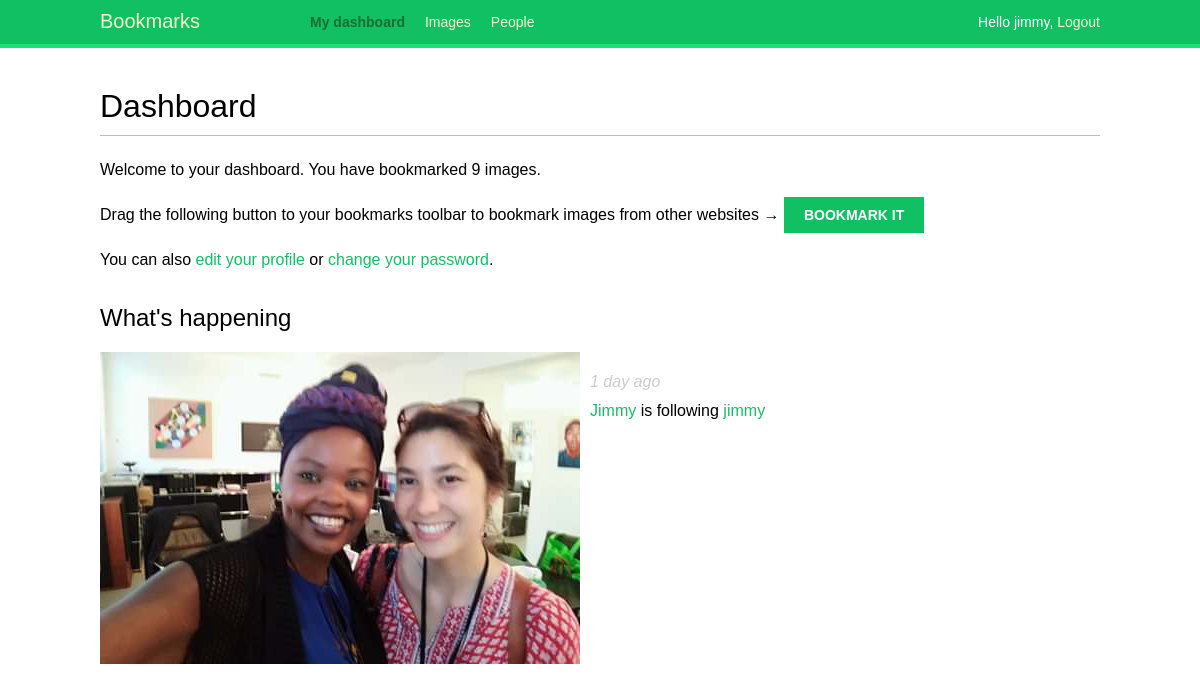
The app's page /account/ (signed in) with its own data.
### actions/models.py (models this page shows)
class Action(models.Model):
    user = models.ForeignKey('auth.User',
                             related_name='actions',
                             db_index=True,
                             on_delete=models.CASCADE)
    verb = models.CharField(max_length=255)
    target_ct = models.ForeignKey(ContentType,
                                  blank=True,
                                  null=True,
                                  related_name='target_obj',
                                  on_delete=models.CASCADE)
    target_id = models.PositiveIntegerField(null=True,
                                            blank=True,
                                            db_index=True)
    target = GenericForeignKey('target_ct', 'target_id')
    created = models.DateTimeField(auto_now_add=True,
                                   db_index=True)
    class Meta:
        ordering = ('-created',)

### account/views.py (the view)
# urls.py: path('', views.dashboard, name='dashboard'),
@login_required  #The login_required decorator checks whether the current user is authenticated
def dashboard(request):
    actions = Action.objects.exclude(user=request.user)
    following_ids = request.user.following.values_list('id',
                                                       flat=True)
    if following_ids:
        actions = actions.filter(user_id__in=following_ids)
    actions = actions.select_related('user', 'user__profile')\
                     .prefetch_related('target')[:10] #user__profile to join the Profile table in a single SQL query and if no arguments is passed to it, it will retrieve objects from all ForeignKey relationships.
    return render(request,
                    'accounts/dashboard.html',
                    {'section': 'dashboard',
                    'actions': actions})

### account/templates/accounts/dashboard.html (shortened to what this page needs)
{% extends "base.html" %}
{% block content %}
  <h1>Dashboard</h1>
  {% with total_images_created=request.user.images_created.count %}
    <p>Welcome to your dashboard. You have bookmarked {{ total_images_created }} image{{ total_images_created|pluralize }}.</p>
  {% endwith %}
  <p>Drag the following button to your bookmarks toolbar to bookmark images from other websites → <a href="javascript:{% include "bookmarklet_launcher.js" %}" class="button">Bookmark it</a><p>
  <p>You can also <a href="{% url "edit" %}">edit your profile</a> or <a href="{% url "password_change" %}">change your password</a>.<p>
    <h2>What's happening</h2>
    <div id="action-list">
      {% for action in actions %}
        {% include "actions/action/detail.html" %}
      {% endfor %}
    </div>
{% endblock %}

### account/templates/base.html (shortened to what this page needs)
{% load static %}
<!DOCTYPE html>
<html>
<head>
<link href="{% static "css/base.css" %}" rel="stylesheet">
</head>
<body>
<div id="header">
    <span class="logo">Bookmarks</span>
    {% if request.user.is_authenticated %}
    <ul class="menu">
        <li {% if section == "dashboard" %} class="selected" {% endif %}>
            <a href="{% url "dashboard" %}">My dashboard</a>
        </li>
        <li {% if section == "images" %}class="selected"{% endif %}>
            <a  href="{% url "images:list" %}">Images</a>
            </li>
            <li {% if section == "people" %}class="selected"{% endif %}>
            <a href="{% url "user_list" %}">People</a>
            </li>
    </ul>
    {% endif %}
    <span class="user">
        {% if request.user.is_authenticated %}
        Hello {{ request.user.username }},
        <a href="{% url "logout" %}">Logout</a>
        {% else %}
        <a href="{% url "login" %}">Log-in</a>
        {% endif %}
    </span>
</div>
<div id="content">
{% block content %}
{% endblock %}
</div>
</body>
</html>

### actions/templates/actions/action/detail.html (shortened to what this page needs)
{% load thumbnail %}
{% with user=action.user profile=action.user.profile %}
<div class="action">
  <div class="images">
    {% if profile.photo %}
      {% thumbnail user.profile.photo "80x80" crop="100%" as im %}
      <a href="{{ user.get_absolute_url }}">
        <img src="{{ im.url }}" alt="{{ user.get_full_name }}"
         class="item-img">
      </a>
    {% endif %}
  </div>
  <div class="info">
    <p>
      <span class="date">{{ action.created|timesince }} ago</span>
      <br />
      <a href="{{ user.get_absolute_url }}">
        {{ user.first_name }}
      </a>
      {{ action.verb }}
      {% if action.target %}
        {% with target=action.target %}
          <a href="{{ target.get_absolute_url }}">{{ target }}</a>
        {% endwith %}
      {% endif %}
    </p>
  </div>
</div>
{% endwith %}

### account/static/css/base.css (style rules this page uses)
body { margin:0; padding:0; font-family:helvetica, sans-serif; }
p { line-height: 1.8; }
a { color:#12c064; text-decoration:none; }
h1, h2, h3, h4, h5 , h6 { font-family: 'Muli', sans-serif; font-weight:normal; }
h1 { border-bottom:1px solid #bbb; padding:0 0 10px 0; margin:10px 0 20px 0; }
h2 { margin:30px 0 20px; }
#header { padding:10px 100px; font-size:14px; background:#12c064; color:#fff; border-bottom:4px solid #1cdf78; overflow:auto; }
#header .logo { font-family: 'Muli', sans-serif; float:left; color:#f3f7cc; font-size:20px; margin-right:10%; }
#header ul.menu { list-style:none; float:left; margin:0; padding:0; }
#header ul.menu li { float:left; padding:4px 10px; }
#header ul.menu li.selected a, #header ul.menu li.selected a:hover { color:#1b6d32; font-weight:bold; }
#header a { color:#f3f7cc; }
#header .user { float:right; padding-top:4px; }
#content { padding:30px 100px; }
input[type=submit], a.button { font-weight:bold; background:#12c064; color:#fff; padding:10px 20px; font-size:14px; text-transform:uppercase; }
.action { clear:both; overflow:auto; }
.action .images { float:left; margin:0 10px 10px 0; }
.action .date { font-style:italic; color:#ccc; }

### records on screen
Action: created "1 day", user.first_name "Jimmy", verb "is following", target "jimmy"

### other values on screen
{{ request.user.username }} "jimmy"
{{ total_images_created }} "9"
